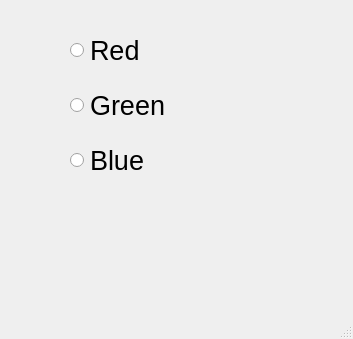
<?xml version="1.0" encoding="UTF-8"?>
<ui version="4.0">
 <class>MainWindow</class>
 <widget class="QMainWindow" name="MainWindow">
  <property name="geometry">
   <rect>
    <x>0</x>
    <y>0</y>
    <width>353</width>
    <height>339</height>
   </rect>
  </property>
  <property name="windowTitle">
   <string>MainWindow</string>
  </property>
  <widget class="QWidget" name="centralwidget">
   <widget class="QRadioButton" name="radioButtonRed">
    <property name="geometry">
     <rect>
      <x>70</x>
      <y>30</y>
      <width>141</width>
      <height>41</height>
     </rect>
    </property>
    <property name="font">
     <font>
      <pointsize>20</pointsize>
     </font>
    </property>
    <property name="text">
     <string>Red</string>
    </property>
   </widget>
   <widget class="QRadioButton" name="radioButtonGreen">
    <property name="geometry">
     <rect>
      <x>70</x>
      <y>80</y>
      <width>121</width>
      <height>51</height>
     </rect>
    </property>
    <property name="font">
     <font>
      <pointsize>20</pointsize>
     </font>
    </property>
    <property name="text">
     <string>Green</string>
    </property>
   </widget>
   <widget class="QRadioButton" name="radioButtonBlue">
    <property name="geometry">
     <rect>
      <x>70</x>
      <y>140</y>
      <width>121</width>
      <height>41</height>
     </rect>
    </property>
    <property name="font">
     <font>
      <pointsize>20</pointsize>
     </font>
    </property>
    <property name="text">
     <string>Blue</string>
    </property>
   </widget>
  </widget>
  <widget class="QMenuBar" name="menubar">
   <property name="geometry">
    <rect>
     <x>0</x>
     <y>0</y>
     <width>353</width>
     <height>18</height>
    </rect>
   </property>
  </widget>
  <widget class="QStatusBar" name="statusbar"/>
 </widget>
 <resources/>
 <connections/>
</ui>
